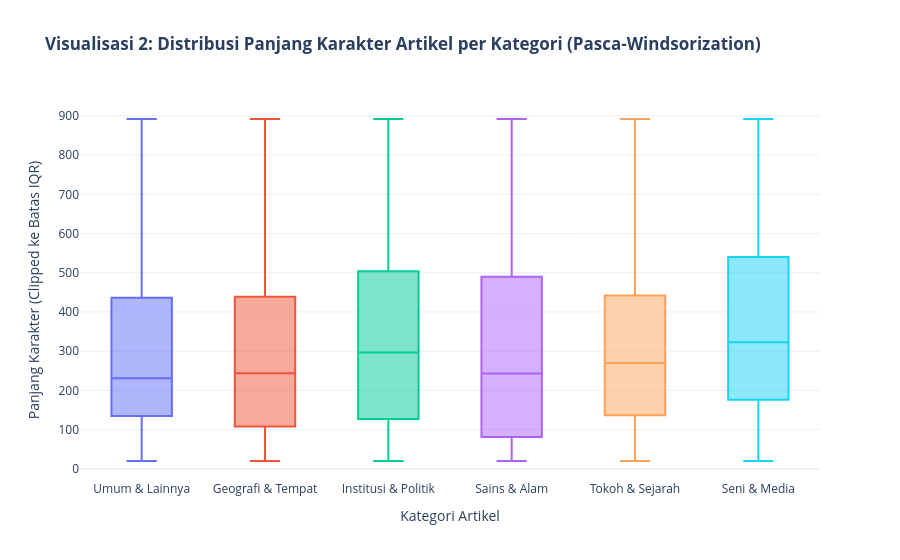

This figure's notebook cell:
### Code cell
# Visualisasi 2: Distribusi dan Outlier Panjang Teks per Kategori (Sample 50.000 Baris)
sample_df = df.sample(n=50000, seed=42).to_pandas()

fig2 = px.box(
    sample_df,
    x='kategori',
    y='char_length',
    color='kategori',
    title='<b>Visualisasi 2: Distribusi Panjang Karakter Artikel per Kategori (Pasca-Windsorization)</b>',
    labels={'char_length': 'Panjang Karakter', 'kategori': 'Kategori Artikel'},
    template='plotly_white',
    points=False
)

fig2.update_layout(
    xaxis_title='Kategori Artikel',
    yaxis_title='Panjang Karakter (Clipped ke Batas IQR)',
    showlegend=False
)
fig2.show()

### Figure 1 — Plotly figure (JSON) as saved in the notebook; plotly's stock layout.template omitted (floating-point values rounded to 4 significant figures; data arrays with more than 128 entries replaced by an {"elided": "..."} marker saying what was removed)
{"data": [{"alignmentgroup": "True", "boxpoints": false, "hovertemplate": "Kategori Artikel=%{x}<br>Panjang Karakter=%{y}<extra></extra>", "legendgroup": "Umum & Lainnya", "marker": {"color": "#636efa"}, "name": "Umum & Lainnya", "notched": false, "offsetgroup": "Umum & Lainnya", "orientation": "v", "showlegend": true, "type": "box", "x": {"elided": "45970 str values"}, "x0": " ", "xaxis": "x", "y": {"elided": "45970 int values"}, "y0": " ", "yaxis": "y"}, {"alignmentgroup": "True", "boxpoints": false, "hovertemplate": "Kategori Artikel=%{x}<br>Panjang Karakter=%{y}<extra></extra>", "legendgroup": "Geografi & Tempat", "marker": {"color": "#EF553B"}, "name": "Geografi & Tempat", "notched": false, "offsetgroup": "Geografi & Tempat", "orientation": "v", "showlegend": true, "type": "box", "x": {"elided": "1547 str values"}, "x0": " ", "xaxis": "x", "y": {"elided": "1547 int values"}, "y0": " ", "yaxis": "y"}, {"alignmentgroup": "True", "boxpoints": false, "hovertemplate": "Kategori Artikel=%{x}<br>Panjang Karakter=%{y}<extra></extra>", "legendgroup": "Institusi & Politik", "marker": {"color": "#00cc96"}, "name": "Institusi & Politik", "notched": false, "offsetgroup": "Institusi & Politik", "orientation": "v", "showlegend": true, "type": "box", "x": {"elided": "642 str values"}, "x0": " ", "xaxis": "x", "y": {"elided": "642 int values"}, "y0": " ", "yaxis": "y"}, {"alignmentgroup": "True", "boxpoints": false, "hovertemplate": "Kategori Artikel=%{x}<br>Panjang Karakter=%{y}<extra></extra>", "legendgroup": "Sains & Alam", "marker": {"color": "#ab63fa"}, "name": "Sains & Alam", "notched": false, "offsetgroup": "Sains & Alam", "orientation": "v", "showlegend": true, "type": "box", "x": {"elided": "283 str values"}, "x0": " ", "xaxis": "x", "y": {"elided": "283 int values"}, "y0": " ", "yaxis": "y"}, {"alignmentgroup": "True", "boxpoints": false, "hovertemplate": "Kategori Artikel=%{x}<br>Panjang Karakter=%{y}<extra></extra>", "legendgroup": "Tokoh & Sejarah", "marker": {"color": "#FFA15A"}, "name": "Tokoh & Sejarah", "notched": false, "offsetgroup": "Tokoh & Sejarah", "orientation": "v", "showlegend": true, "type": "box", "x": {"elided": "400 str values"}, "x0": " ", "xaxis": "x", "y": {"elided": "400 int values"}, "y0": " ", "yaxis": "y"}, {"alignmentgroup": "True", "boxpoints": false, "hovertemplate": "Kategori Artikel=%{x}<br>Panjang Karakter=%{y}<extra></extra>", "legendgroup": "Seni & Media", "marker": {"color": "#19d3f3"}, "name": "Seni & Media", "notched": false, "offsetgroup": "Seni & Media", "orientation": "v", "showlegend": true, "type": "box", "x": {"elided": "1158 str values"}, "x0": " ", "xaxis": "x", "y": {"elided": "1158 int values"}, "y0": " ", "yaxis": "y"}], "layout": {"boxmode": "overlay", "legend": {"title": {"text": "Kategori Artikel"}, "tracegroupgap": 0}, "showlegend": false, "title": {"text": "<b>Visualisasi 2: Distribusi Panjang Karakter Artikel per Kategori (Pasca-Windsorization)</b>"}, "xaxis": {"anchor": "y", "categoryarray": ["Umum & Lainnya", "Geografi & Tempat", "Institusi & Politik", "Sains & Alam", "Tokoh & Sejarah", "Seni & Media"], "categoryorder": "array", "domain": [0.0, 1.0], "title": {"text": "Kategori Artikel"}}, "yaxis": {"anchor": "x", "domain": [0.0, 1.0], "title": {"text": "Panjang Karakter (Clipped ke Batas IQR)"}}}}
